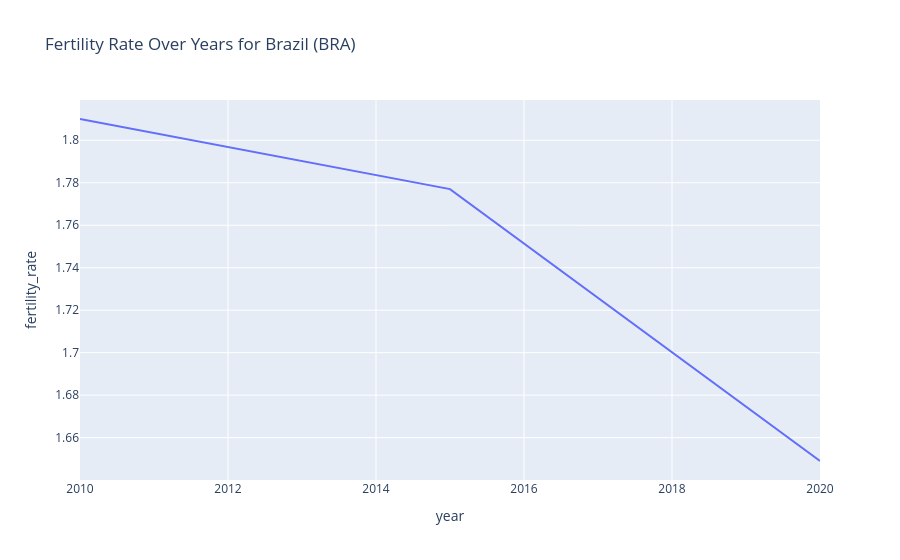

Notebook code cell kept with this figure:
### Markdown cell above
## Exercise #6: Interactive Charts and Dashboards with Plotly

### Basic Interactive Chart

### Code cell
# Filter data for a specific country (Brazil)
bra_data = populations[populations['country_code'] == 'BRA']

# Create an interactive line chart (Fertility Rate Over Years)
fig = px.line(bra_data, x='year', y='fertility_rate', 
              title='Fertility Rate Over Years for Brazil (BRA)')
fig.show()

### Figure 1 — Plotly figure (JSON) as saved in the notebook; plotly's stock layout.template omitted (floating-point values rounded to 4 significant figures)
{"data": [{"hovertemplate": "year=%{x}<br>fertility_rate=%{y}<extra></extra>", "legendgroup": "", "line": {"color": "#636efa", "dash": "solid"}, "marker": {"symbol": "circle"}, "mode": "lines", "name": "", "orientation": "v", "showlegend": false, "type": "scatter", "x": [2010, 2015, 2020], "xaxis": "x", "y": [1.81, 1.777, 1.649], "yaxis": "y"}], "layout": {"legend": {"tracegroupgap": 0}, "title": {"text": "Fertility Rate Over Years for Brazil (BRA)"}, "xaxis": {"anchor": "y", "domain": [0, 1], "title": {"text": "year"}}, "yaxis": {"anchor": "x", "domain": [0, 1], "title": {"text": "fertility_rate"}}}}
